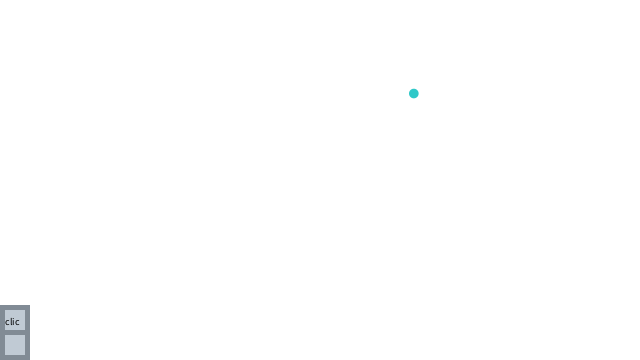
Frame 1 (no input)
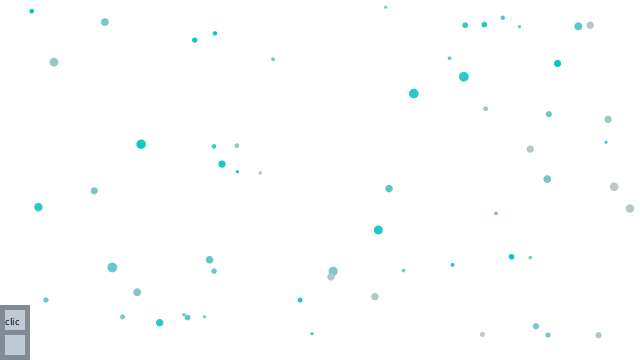
Frame 60 (the mouse pressed at the canvas centre just before this capture)
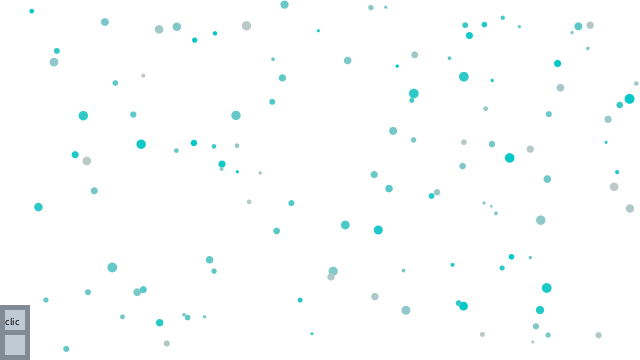
Frame 120 (the mouse held since frame 60 and released just before this capture)

The Processing sketch that drew these frames (run headless with seeded random() and noise(); from frame 60 on, the mouse is pressed at the canvas centre):

// Processing sketch: processing_48647
// ── processing_48647.pde

  int value = 200;
  int x = 5;
  int y = 335;
  int w = 20;
  int h = 20; 

void setup()
{ 
  size (640,360);
  smooth();
  background(255,255,255);
}
 
void draw()
{
  float pX = random(640);
  float pY = random(360);
  float r = random(3,10);
  noStroke();
  fill(random(0,200),value,value);
  ellipse(pX,pY,r,r);

  noStroke();
  fill(255,255,255);
  
  /*toolbox*/
  noStroke();
  fill(129,139,149);
  rect(0, 305, 30, 70);
  
   /*bouton changement de couleur*/
  fill(0,0,0);
  noStroke();
  fill(192,202,212);
  rect(x, y-25, w, h);
  textSize(10);
  fill(0);
  text("clic",x,y-10);
  
    
  /*bouton bas*/
  noStroke();
  fill(192,202,212);
  rect(x, y, w, h);
  
  if ((mousePressed == true) && (mouseX > x) && (mouseX < x+w) &&
  (mouseY >y) && (mouseY <y+h) && (mouseButton == LEFT)){
  fill(random(200,255),random(200,225),random(15,51), random(0,255));
  rect(random(0,640), random(0,360), 10,10);
  }
  
    if ((mousePressed == true) && (mouseX > x) && (mouseX < x+w) &&
  (mouseY >y) && (mouseY <y+h) && (mouseButton == RIGHT)){
  fill(random(220,255),random(20,187),random(150,185));
  rect(random(0,640), random(0,360), 20,20);
  ;
  }
  
}

void mouseDragged(){
  
  stroke(255,255,255);
  strokeWeight(random(1,3));
  line(pmouseX, pmouseY, -mouseX, -mouseY);
}
  
void mouseReleased () {
  if ((mouseX > x) && (mouseX < x+w) && (mouseY >y-25) && (mouseY <(y-25)+h) && (value == 200)) {
    value = 137;
  } else {
    value = 200;
  }
}

                
                
